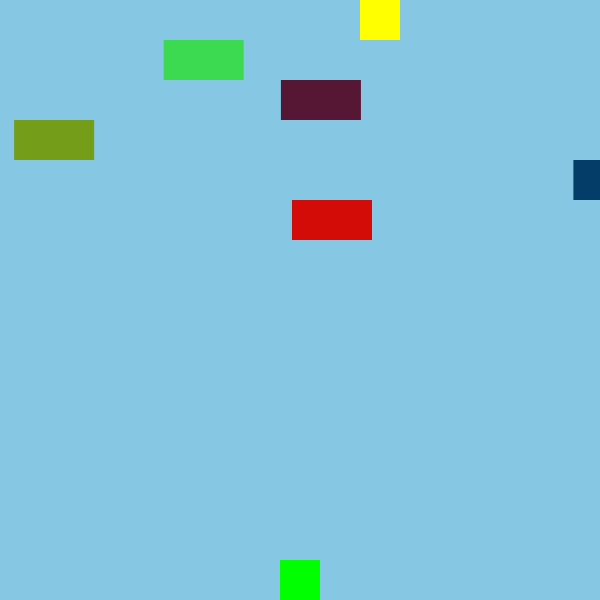
Frame 1 (no input)
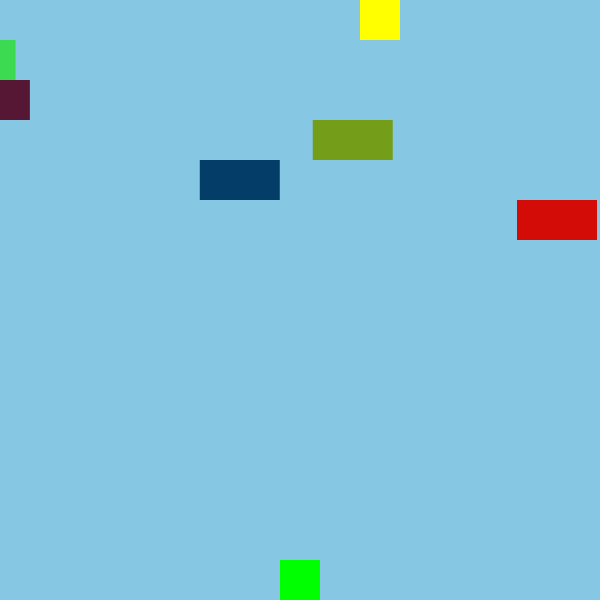
Frame 60 (the mouse pressed at the canvas centre just before this capture)
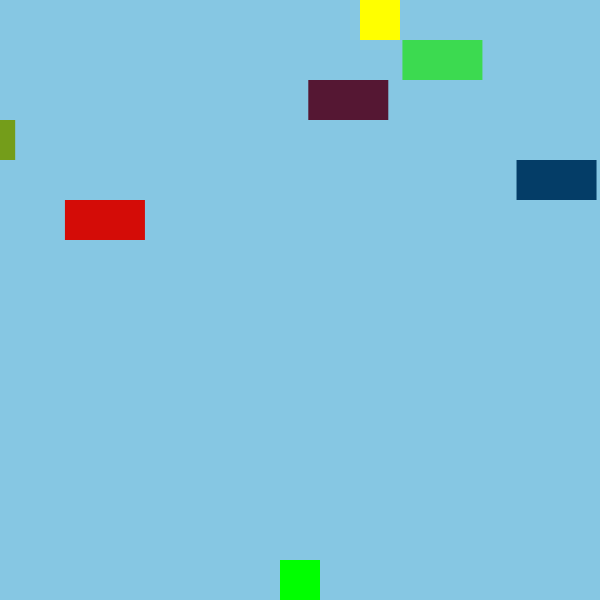
Frame 120 (the mouse held since frame 60 and released just before this capture)

The Processing sketch that drew these frames (run headless with seeded random() and noise(); from frame 60 on, the mouse is pressed at the canvas centre):

// Processing sketch: G3___frogger
// ── G3___frogger.pde
// the only issue is that i hate it i think 

interface Command {
  void execute();
}

class MoveUp implements Command {
  Player player;
  MoveUp(Player p) { player = p; }
  public void execute() { player.move(0, -1); }
}

class MoveDown implements Command {
  Player player;
  MoveDown(Player p) { player = p; }
  public void execute() { player.move(0, 1); }
}

class MoveLeft implements Command {
  Player player;
  MoveLeft(Player p) { player = p; }
  public void execute() { player.move(-1, 0); }
}

class MoveRight implements Command {
  Player player;
  MoveRight(Player p) { player = p; }
  public void execute() { player.move(1, 0); }
}

// === PLAYER CLASS ===
class Player {
  int gridX, gridY;
  int size;

  Player(int gridX, int gridY, int size) {
    this.gridX = gridX;
    this.gridY = gridY;
    this.size = size;
  }

  void move(int dx, int dy) {
    int newX = gridX + dx;
    int newY = gridY + dy;

    if (newX >= 0 && newX < cols && newY >= 0 && newY < rows) {
      gridX = newX;
      gridY = newY;
    }
  }

  void display() {
    fill(0, 255, 0);
    rect(gridX * size, gridY * size, size, size);
  }

  boolean checkCollision(Car car) {
    float px = gridX * size;
    float py = gridY * size;
    return (px < car.x + car.w && px + size > car.x &&
            py < car.y + car.h && py + size > car.y);
  }
}
class Car {
  float x, y, speed;
  float w, h;
  color col;

  Car(float x, float y, float speed, int tileSize) {
    this.x = x;
    this.y = y;
    this.speed = speed;
    this.w = tileSize * 2;
    this.h = tileSize;
    col = color(random(255), random(255), random(255));
  }

  void update() {
    x += speed;
    if (x > width) {
      x = -w;
    }
  }

  void display() {
    fill(col);
    rect(x, y, w, h);
  }
}

// === GAME CONTROLLER ===
class GameController {
  Player player;
  ArrayList<Car> cars;
  int goalX;

  GameController() {
    resetLevel();
  }

  void resetLevel() {
    // Reset player position
    player = new Player(cols / 2, rows - 1, tileSize);

    // Reset goal position
    goalX = int(random(cols));

    // Reset cars
    cars = new ArrayList<Car>();
    for (int i = 1; i <= 5; i++) {
      float y = i * tileSize;
      cars.add(new Car(random(width), y, random(3.5, 8), tileSize));
    }

    // Reapply key bindings after reset
    setupKeyBindings();
  }

  void setupKeyBindings() {
    // Command setup
    keyCommands = new HashMap<Integer, Command>();
    keyCommands.put((int)'w', new MoveUp(player));
    keyCommands.put((int)'s', new MoveDown(player));
    keyCommands.put((int)'a', new MoveLeft(player));
    keyCommands.put((int)'d', new MoveRight(player));
    keyCommands.put(UP, new MoveUp(player));
    keyCommands.put(DOWN, new MoveDown(player));
    keyCommands.put(LEFT, new MoveLeft(player));
    keyCommands.put(RIGHT, new MoveRight(player));
  }

  void draw() {
    background(#86c7e3);

//    // Draw grid (optional)
//    stroke(80);
//    for (int i = 0; i < cols; i++) {
//      line(i * tileSize, 0, i * tileSize, height);
//    }
//    for (int j = 0; j < rows; j++) {
//      line(0, j * tileSize, width, j * tileSize);
//    }

    // Draw goal tile
    noStroke();
    fill(255, 255, 0); // Yellow
    rect(goalX * tileSize, 0, tileSize, tileSize);

    // Update and draw cars
    for (int i = 0; i < cars.size(); i++) {
      Car car = cars.get(i);
      car.update();
      car.display();

      if (player.checkCollision(car)) {
        println("💥 Game Over!");
        noLoop();
      }
    }

    // Check if player reached the goal
    if (player.gridX == goalX && player.gridY == 0) {
      println("🎉 You Win!");
      resetLevel();  // Reset the level when player hits the goal
    }

    // Draw player
    player.display();
  }
}
GameController controller;
HashMap<Integer, Command> keyCommands;

int tileSize = 40;
int cols, rows;

void setup() {
  size(600, 600);
  cols = width / tileSize;
  rows = height / tileSize;

  controller = new GameController();

  // Initially set up key bindings
  controller.setupKeyBindings();
}

void draw() {
  controller.draw();
}

void keyPressed() {
  int k = key;
  if (keyCommands.containsKey(k)) {
    Command cmd = keyCommands.get(k);
    cmd.execute();
  } else if (keyCommands.containsKey(keyCode)) {
    Command cmd = keyCommands.get(keyCode);
    cmd.execute();
  }
}
